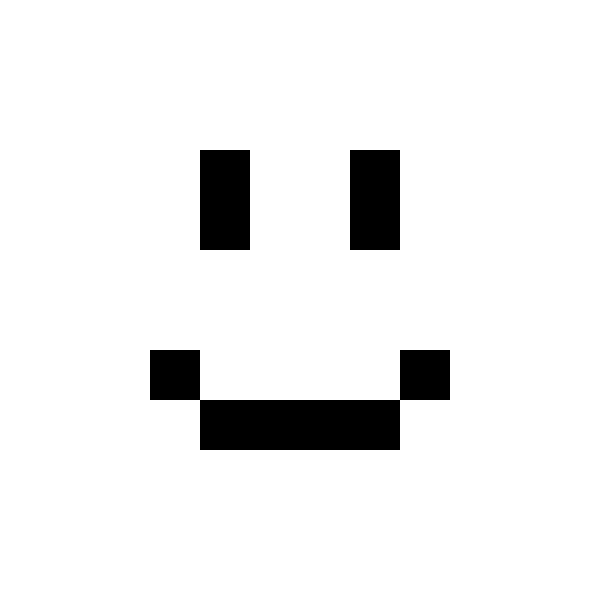
Frame 1 (no input)
Frame 60 (the mouse pressed at the canvas centre just before this capture): identical to frame 1, image omitted
Frame 120 (the mouse held since frame 60 and released just before this capture): identical to frame 1, image omitted

The Processing sketch that drew this single still picture (run headless with seeded random() and noise(); from frame 60 on, the mouse is pressed at the canvas centre):

// Processing sketch: sketch_1_smiley
// ── sketch_1_smiley.pde
void setup() {
  size(600, 600);
}

void draw() {
  background(255);

  noStroke();
  fill(0);

  rect(200, 150, 50, 100);
  rect(350, 150, 50, 100);
  rect(150, 350, 50, 50);
  rect(400, 350, 50, 50);
  rect(200, 400, 200, 50);
}
